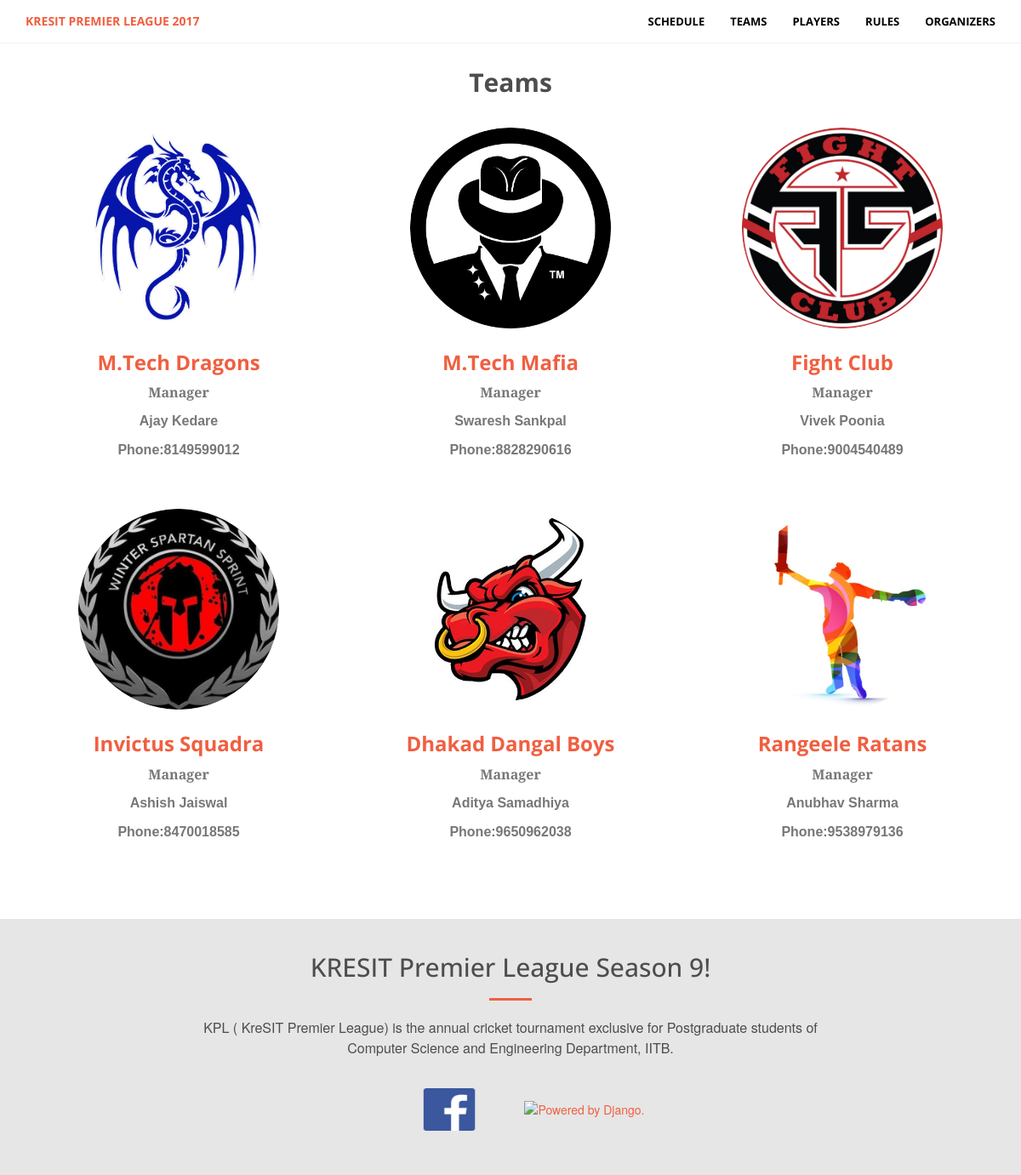
/kpl/teams/, run on the app's committed database.
### teams/models.py (models this page shows, shortened)
class Team(models.Model):
    manager_only_opts = (
        ('Yes', 'Yes'),
        ('No', 'No'),
    )
    name = models.CharField(max_length=50)
    manager = models.ForeignKey(Player,on_delete=models.CASCADE)
    captain = models.ForeignKey(Player,on_delete=models.CASCADE,related_name='captain')
    logo = models.ImageField(upload_to='team_logo/')
    manager_only = models.CharField(choices=manager_only_opts,max_length=3,default='No')
    players_cost = models.IntegerField(default=0)
    manager_cost = models.IntegerField(default=0)
    money = models.IntegerField(default=3000)
    alias = models.CharField(max_length=10,blank=True)

### players/models.py (models this page shows, shortened)
class Player(models.Model):
    cat_opts = (
        ('Batsman', 'Batsman'),
        ('Bowler', 'Bowler'),
        ('All-Rounder', 'All-Rounder'),
    )
    year_opts = (
        ('First', 'First'),
        ('Second', 'Second'),
        ('Third', 'Third'),
    )
    pool_opts = (
        ('A', 'A'),
        ('B', 'B'),
    )
    manager_opts = (
        ('Yes', 'Yes'),
        ('No', 'No'),
    )
    gender_opts = (
        ('Male', 'Male'),
        ('Female', 'Female'),
    )
    auction_opts = (
        ('pending', 'pending'),
        ('sold', 'sold'),
    )
    name = models.CharField(max_length=100, unique=True)
    gender = models.CharField(choices=gender_opts,default='Male',max_length=6)
    manager = models.CharField(choices=manager_opts,max_length=3)
    year = models.CharField(max_length=10,choices=year_opts)
    pic = models.ImageField(upload_to='player_pics/')
    phone_no = models.CharField(max_length=10)
    category = models.CharField(choices=cat_opts, max_length=100)
    prev_exp = models.TextField(max_length=100,default='Not Specified')
    kpl_exp = models.TextField(max_length=100,default='None')
    pool = models.CharField(max_length=1,choices=pool_opts,default='B')
    auction_status = models.CharField(choices=auction_opts,max_length=10,default='pending')
    class Meta:
        ordering = ['pool','name']

### teams/views.py (the view)
class Team_Display(View):
    def get(self,request):
        teams = Team.objects.all()
        context = {
            'teams':teams
        }
        return render(request,'teams.html',context)

### templates/teams.html
{% extends 'base.html' %}
{% load static %}
{% block content %}
<section id=organizers" style="background-color: white; ">
    <div class="container">
        <div class="row">
            <br>
            <br>
            <div class="col-lg-12 text-center">
                <h2 class="section-heading"><b>Teams</b></h2>
            </div>
        </div>
        <br>
        <div class="row">
            {% for team in teams %}
            <div class="col-sm-4">
                <div class="team-member">
                    <img src="{{ MEDIA_URL }}{{ team.logo.url }}" style="width:250px;height: 250px;" class="img-responsive img-circle" alt="">
                    <h3><a href="{% url 'teams:players' team.id %}"><b>{{ team.name }}</b></a></h3>
                    <p class="text-muted"><b>Manager</b></p>
                    <p class="text-center text-muted" style="font-family: Arial;"><b>{{ team.manager.name }}</b></p>
                    <p class="text-center text-muted" style="font-family: Arial;"><b>Phone:{{ team.manager.phone_no }}</b></p>
                </div>
            </div>
            {% endfor %}
        </div>
    </div>
</section>
{%  endblock %}

### static/css/mytheme.css (style rules this page uses)
body { background-color: #E6E6E6; font-family: "Lato", Verdana, Helvetica, sans-serif; font-size: 14px; color: #4d4d4d; }
* { -webkit-box-sizing: border-box; -moz-box-sizing: border-box; box-sizing: border-box; }
p { margin: 0px; }
a { color: #4d4d4d; text-decoration: none; }
.team-member { text-align:center; margin-bottom:50px }
.team-member img { margin:0 auto; border:7px solid #fff }
.team-member p { margin-top:0 }

### static/css/creative.css (style rules this page uses)
html, body { height: 100%; width: 100%; }
body { font-family: 'Merriweather', 'Helvetica Neue', Arial, sans-serif; }
a { -webkit-transition: all 0.35s; -moz-transition: all 0.35s; transition: all 0.35s; color: #F05F40; }
h1, h2, h3, h4, h5, h6 { font-family: 'Open Sans', 'Helvetica Neue', Arial, sans-serif; }
p { font-size: 16px; line-height: 1.5; margin-bottom: 10px; }
section { padding: 40px 0; }
.section-heading { margin-top: 0; }
body { webkit-tap-highlight-color: #222222; }

### data on the page
Team: logo (picture), name "M.Tech Dragons", manager.name "Ajay Kedare", manager.phone_no "8149599012"
Team: logo (picture), name "M.Tech Mafia", manager.name "Swaresh Sankpal", manager.phone_no "8828290616"
Team: logo (picture), name "Fight Club", manager.name "Vivek Poonia", manager.phone_no "9004540489"
Team: logo (picture), name "Invictus Squadra", manager.name "Ashish Jaiswal", manager.phone_no "8470018585"
Team: logo (picture), name "Dhakad Dangal Boys", manager.name "Aditya Samadhiya", manager.phone_no "9650962038"
Team: logo (picture), name "Rangeele Ratans", manager.name "Anubhav Sharma", manager.phone_no "9538979136"
